Frame 1 (no input): blank canvas, image omitted
Frame 60 (no input): blank canvas, image omitted
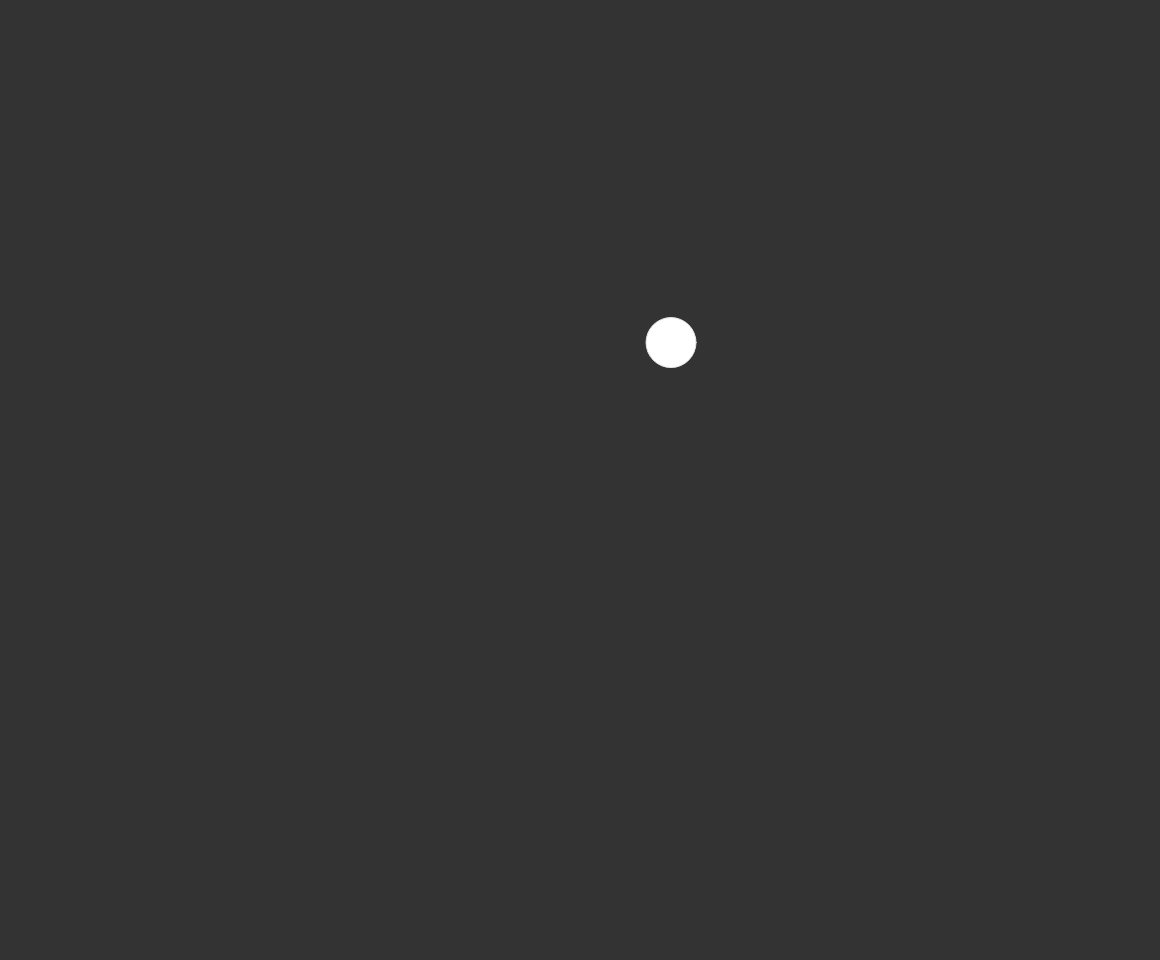
Frame 120 (the mouse pressed at the canvas centre since frame 60)

The p5.js sketch whose frames 1 and 60 were blank and that drew this single picture after the mouse press (run headless with seeded random() and noise() and a simulated clock; from frame 60 on, the mouse is pressed at the canvas centre):

// p5.js sketch
// ── sketch.js
var w = window.innerWidth - 40;
var h = window.innerHeight - 40;

var l = 200;

var elements = [];
var pressed = false;

function setup() {
	createCanvas(w, h);
}

function draw()	{
//	frameRate(10);
	background(51);
	stroke(230);
	mouse();
	console.log(elements.length);
	cliping();
	for (var i = 0; i < elements.length; i++){
		elements[i].show();
		elements[i].update();
	}
}

function planet(x, y) {
	this.x = x;
	this.y = y;
	this.m = 50;

	this.vx = random(-5,5);
	this.vy = random(-5,5);

	this.update = function() {
		var r;
		var F;
		var ax;
		var ay;
		for (var i = 0; i < elements.length; i++){
			if(elements[i].x != this.x && elements[i].y != this.y){
				r = pow(this.x - elements[i].x, 2) + pow(this.y - elements[i].y, 2);
				F = 5 * this.m * elements[i].m / r;
				
				F = F * elements[i].m / (this.m + elements[i].m);

				ax = F / (sqrt(r) / (this.x - elements[i].x));
				ax = -ax;
				this.vx += ax;

				ay = F / (sqrt(r) / (this.y - elements[i].y));
				ay = -ay;
				this.vy += ay;
			}
			if(this.vx  > 0) {this.vx-= 0.02;} else {this.vx+= 0.02;}
			if(this.vy  > 0) {this.vy-= 0.02;} else {this.vy+= 0.02;}
			this.x += this.vx;
			this.y += this.vy;
		}
	}
	this.show = function(){
		ellipse(this.x, this.y, this.m);
	}
}

function cliping (){
	for (var i = 0; i < elements.length; i++){
		for (var v = elements.length-1; v >= 0; v--){
			var r = sqrt(pow(elements[v].x - elements[i].x, 2) + pow(elements[v].y - elements[i].y, 2));
			if (i != v && r < (elements[i].m + elements[v].m) / 2){
				elements[i].m += elements[v].m;
				elements[i].m /= 1.5;
				elements[i].vx = (elements[i].vx * elements[i].m + elements[v].vx * elements[v].m) / (elements[v].m + elements[i].m);
				elements[i].vy = (elements[i].vy * elements[i].m + elements[v].vy * elements[v].m) / (elements[v].m + elements[i].m);
				elements.splice(v,1);
			}
		}
	}
	for (var i = 0; i < elements.length; i++){
		if (elements[i].x < -30 || elements[i].x > w + 30 || elements[i].y < -30 || elements[i].y > h + 30){
			elements.splice(i,1);
		}
	}
}

function mouse() {
	if (mouseIsPressed && !pressed){
		elements.push(new planet(mouseX, mouseY));
		pressed = true;
	}else if (!mouseIsPressed){
		pressed = false;
	}
}
